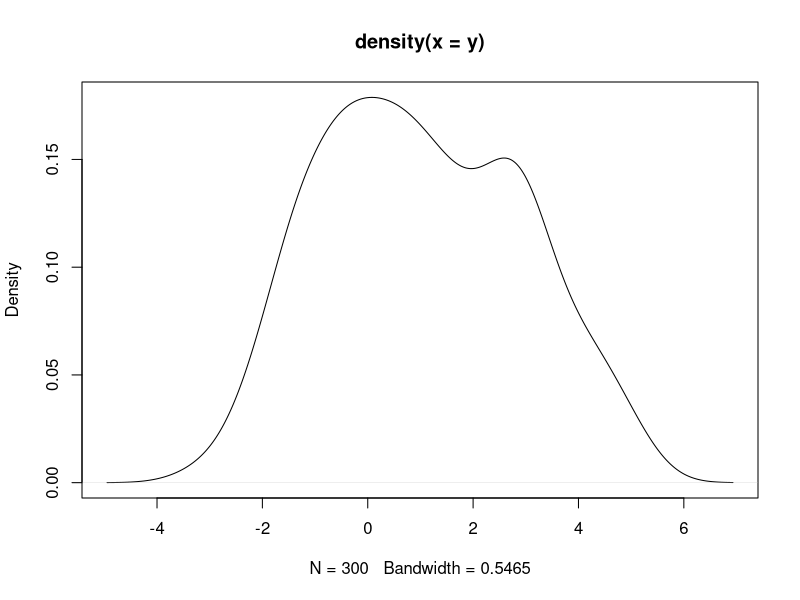
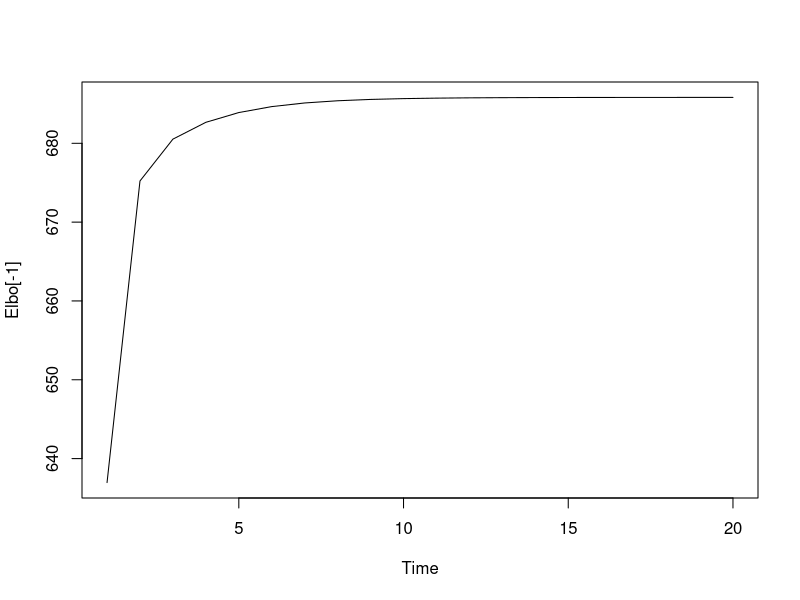

Source code (R) for these figures, in order:
## Practical exercise 1: Gaussian Mixture model 
rm(list=ls())

# Generate data
set.seed(123)
K = 3
mu = c(-1,1,3)
sig.mu = 1
tau.mu = 1/sig.mu^2
sig2 = 1
n1 = 100 # For simplicity, 100 observations from each component
n = K*n1
y = rep(NA,n)
eps = 0.001
for(k in 1:K){
  y[(k-1)*n1+1:n1] = rnorm(n1,mu[k],sqrt(sig2))
}
# Look at density
plot(density(y))

# Find mean-field estimates using CAVI
phi = matrix(1/K,nrow=n,ncol=K); m = c(1,2,3); s2 = rep(0.5,K); more = TRUE
Elbo = 0
while(more){
  for(i in 1:n){
    phi[i,] = exp(m*y[i]-0.5*s2-0.5*m^2)
    phi[i,] = phi[i,]/sum(phi[i,])
  }
  for(k in 1:K){
    m[k] = sum(phi[,k]*y)/(tau.mu+sum(phi[,k]))
    s2[k] = 1/(tau.mu+sum(phi[,k]))
  }
  elbo = -0.5*tau.mu*sum(s2+m^2)-sum(rowSums(phi*log(phi)))+0.5*sum(log(s2))
  for(k in 1:K){
    elbo = elbo + sum(phi[,k]*(y*m[k]-0.5*s2[k]-0.5*m[k]^2))
  }
  more = abs(tail(Elbo,n=1)-elbo)>eps
  Elbo = c(Elbo,elbo)
}

# 95% Credible interval for component expectations
qnorm(c(0.025, 0.975), m[1], sqrt(s2[1]))
qnorm(c(0.025, 0.975), m[2], sqrt(s2[2]))
qnorm(c(0.025, 0.975), m[3], sqrt(s2[3]))
# If we instead initialize m=c(1,1,1), we get stuck in a local maximum and the estimates are the same for all k.

# Look at convergence of ELBO
plot.ts(Elbo[-1])
